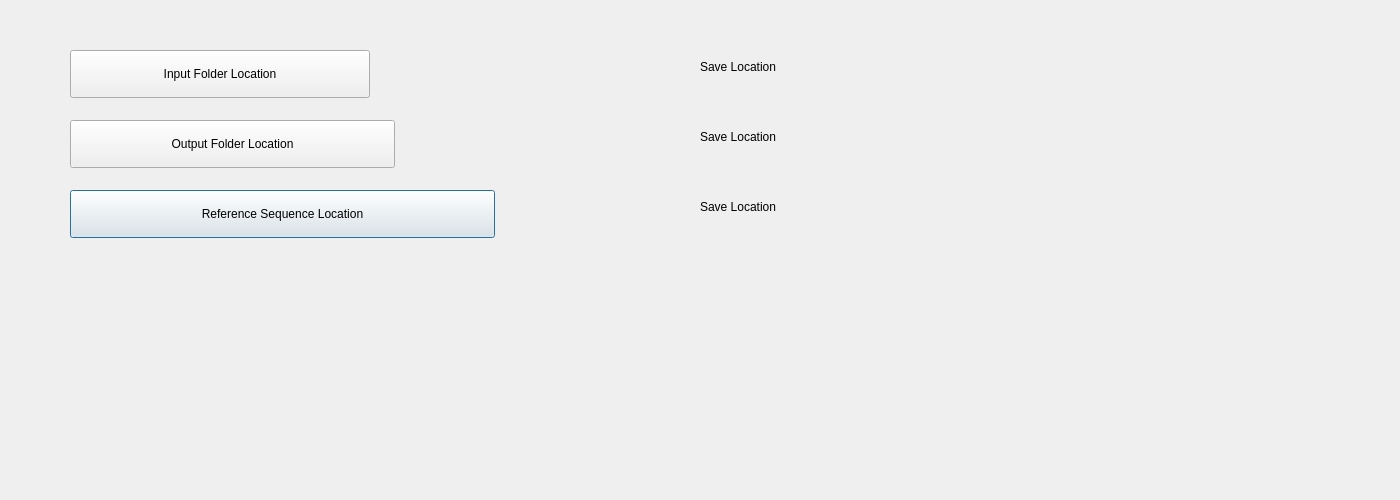
<?xml version="1.0" encoding="UTF-8"?>
<ui version="4.0">
 <class>Dialog</class>
 <widget class="QDialog" name="Dialog">
  <property name="geometry">
   <rect>
    <x>0</x>
    <y>0</y>
    <width>1400</width>
    <height>500</height>
   </rect>
  </property>
  <property name="windowTitle">
   <string>Dialog</string>
  </property>
  <widget class="QLabel" name="guppy_output_folder_label">
   <property name="geometry">
    <rect>
     <x>700</x>
     <y>120</y>
     <width>671</width>
     <height>34</height>
    </rect>
   </property>
   <property name="text">
    <string>Save Location</string>
   </property>
  </widget>
  <widget class="QPushButton" name="guppy_reference_sequence_button">
   <property name="geometry">
    <rect>
     <x>70</x>
     <y>190</y>
     <width>425</width>
     <height>48</height>
    </rect>
   </property>
   <property name="text">
    <string>Reference Sequence Location</string>
   </property>
  </widget>
  <widget class="QPushButton" name="guppy_input_folder_button">
   <property name="geometry">
    <rect>
     <x>70</x>
     <y>50</y>
     <width>300</width>
     <height>48</height>
    </rect>
   </property>
   <property name="text">
    <string>Input Folder Location</string>
   </property>
  </widget>
  <widget class="QLabel" name="guppy_reference_file_label">
   <property name="geometry">
    <rect>
     <x>700</x>
     <y>190</y>
     <width>671</width>
     <height>34</height>
    </rect>
   </property>
   <property name="text">
    <string>Save Location</string>
   </property>
  </widget>
  <widget class="QPushButton" name="guppy_output_folder_button">
   <property name="geometry">
    <rect>
     <x>70</x>
     <y>120</y>
     <width>325</width>
     <height>48</height>
    </rect>
   </property>
   <property name="text">
    <string>Output Folder Location</string>
   </property>
  </widget>
  <widget class="QLabel" name="guppy_input_folder_label">
   <property name="geometry">
    <rect>
     <x>700</x>
     <y>50</y>
     <width>672</width>
     <height>34</height>
    </rect>
   </property>
   <property name="text">
    <string>Save Location</string>
   </property>
  </widget>
 </widget>
 <resources/>
 <connections/>
</ui>
